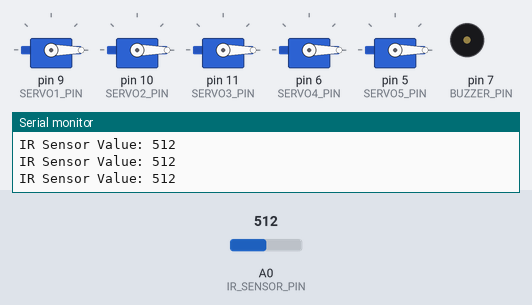
This sketch was run on a simulated Arduino Uno, built with avr-gcc and run on an emulated ATmega328P. Parts: 5 × servo, buzzer (waves = sounding, pin HIGH), the last lines printed to the serial monitor. Inputs (shaded band) come from the test bench; at power-on: A0 (IR_SENSOR_PIN) = 512.

Above: at 2.4 s.
2.5 s: A0 (IR_SENSOR_PIN) set to 481
At 4.0 s:
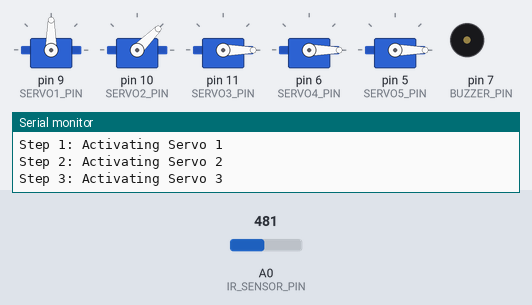
5.5 s: A0 (IR_SENSOR_PIN) set to 510
At 8.24 s:
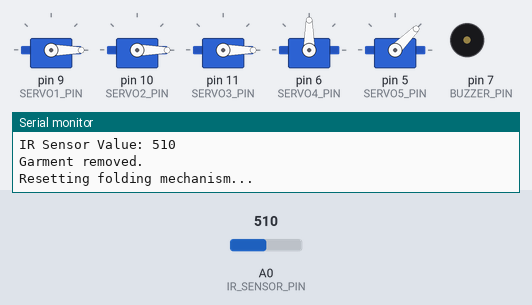
8.5 s: A0 (IR_SENSOR_PIN) set to 490
At 9.6 s:
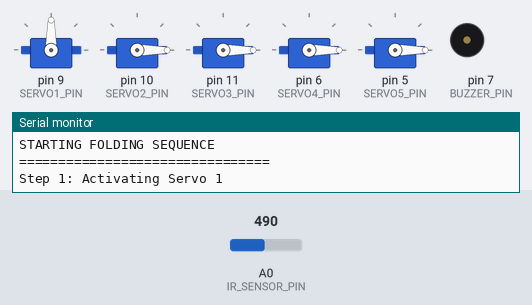
11.5 s: A0 (IR_SENSOR_PIN) set to 511
At 14.4 s:
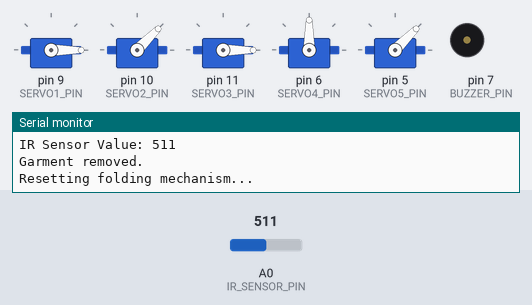
Timing chart, 0 to 15.5 s (numbered marks = the images above; inputs shaded):
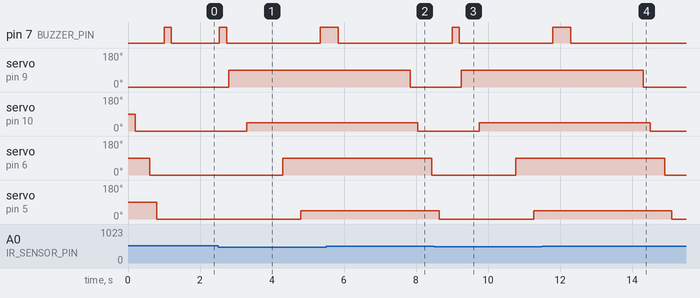

The sketch:

cloth_folder.ino
```cpp
/*
 * ============================================================
 *              CLOTH FOLDING DEVICE
 * ============================================================
 *
 * Controller : Arduino Uno
 * Sensors    : IR Sensor
 * Actuators  : 5 Servo Motors + Buzzer
 *
 * Description:
 * The system detects the presence of a garment using an IR
 * sensor. Once a garment is detected, five servo motors are
 * activated sequentially to perform the predefined folding
 * operation.
 *
 * After completing the folding operation, the system waits
 * for the folded garment to be removed and then returns all
 * servos to their home positions.
 *
 * ============================================================
 */

#include <Servo.h>

// ============================================================
// SERVO OBJECTS
// ============================================================

Servo servo1;
Servo servo2;
Servo servo3;
Servo servo4;
Servo servo5;

// ============================================================
// PIN CONFIGURATION
// ============================================================

// IR sensor
const int IR_SENSOR_PIN = A0;

// Servo pins
const int SERVO1_PIN = 9;
const int SERVO2_PIN = 10;
const int SERVO3_PIN = 11;
const int SERVO4_PIN = 6;
const int SERVO5_PIN = 5;

// Buzzer
const int BUZZER_PIN = 7;

// ============================================================
// IR SENSOR CONFIGURATION
// ============================================================

// Adjust this value according to the actual IR sensor.
const int IR_THRESHOLD = 500;

// ============================================================
// SERVO HOME POSITIONS
// ============================================================
//
// These are the starting positions of the folding mechanism.
// Adjust them according to the mechanical design.
//

const int SERVO1_HOME = 0;
const int SERVO2_HOME = 0;
const int SERVO3_HOME = 0;
const int SERVO4_HOME = 0;
const int SERVO5_HOME = 0;

// ============================================================
// SERVO FOLDING POSITIONS
// ============================================================
//
// These angles define the folding sequence.
//

const int SERVO1_FOLD = 90;
const int SERVO2_FOLD = 45;
const int SERVO3_FOLD = 0;
const int SERVO4_FOLD = 90;
const int SERVO5_FOLD = 45;

// ============================================================
// TIMING CONFIGURATION
// ============================================================

const int SERVO_DELAY = 500;          // Delay between servo movements
const int START_BEEP_TIME = 200;      // Garment detection beep
const int COMPLETE_BEEP_TIME = 500;   // Folding completion beep
const int REMOVE_CLOTH_DELAY = 2000;  // Waiting time
const int SENSOR_DELAY = 100;         // Sensor polling interval

// ============================================================
// FUNCTION: BUZZER BEEP
// ============================================================

void beep(int duration) {

  digitalWrite(BUZZER_PIN, HIGH);
  delay(duration);
  digitalWrite(BUZZER_PIN, LOW);
}

// ============================================================
// FUNCTION: RESET SERVOS
// ============================================================
//
// Moves all servos back to their starting positions.
//

void resetServos() {

  Serial.println("Resetting folding mechanism...");

  servo1.write(SERVO1_HOME);
  delay(200);

  servo2.write(SERVO2_HOME);
  delay(200);

  servo3.write(SERVO3_HOME);
  delay(200);

  servo4.write(SERVO4_HOME);
  delay(200);

  servo5.write(SERVO5_HOME);
  delay(200);

  Serial.println("Mechanism returned to home position.");
}

// ============================================================
// FUNCTION: GARMENT DETECTION
// ============================================================
//
// Reads the analog value from the IR sensor.
//
// Current configuration:
//     IR value < threshold -> garment detected
//
// If your sensor behaves in the opposite direction,
// change '<' to '>'.
//

bool isGarmentDetected() {

  int irValue = analogRead(IR_SENSOR_PIN);

  Serial.print("IR Sensor Value: ");
  Serial.println(irValue);

  if (irValue < IR_THRESHOLD) {
    return true;
  }

  return false;
}

// ============================================================
// FUNCTION: FOLD CLOTH
// ============================================================
//
// Executes the predefined folding sequence.
//
// Servo movement order:
// Servo 1 -> Servo 2 -> Servo 3 -> Servo 4 -> Servo 5
//

void foldCloth() {

  Serial.println();
  Serial.println("================================");
  Serial.println("STARTING FOLDING SEQUENCE");
  Serial.println("================================");

  // ----------------------------------------------------------
  // STEP 1
  // ----------------------------------------------------------

  Serial.println("Step 1: Activating Servo 1");

  servo1.write(SERVO1_FOLD);

  delay(SERVO_DELAY);

  // ----------------------------------------------------------
  // STEP 2
  // ----------------------------------------------------------

  Serial.println("Step 2: Activating Servo 2");

  servo2.write(SERVO2_FOLD);

  delay(SERVO_DELAY);

  // ----------------------------------------------------------
  // STEP 3
  // ----------------------------------------------------------

  Serial.println("Step 3: Activating Servo 3");

  servo3.write(SERVO3_FOLD);

  delay(SERVO_DELAY);

  // ----------------------------------------------------------
  // STEP 4
  // ----------------------------------------------------------

  Serial.println("Step 4: Activating Servo 4");

  servo4.write(SERVO4_FOLD);

  delay(SERVO_DELAY);

  // ----------------------------------------------------------
  // STEP 5
  // ----------------------------------------------------------

  Serial.println("Step 5: Activating Servo 5");

  servo5.write(SERVO5_FOLD);

  delay(SERVO_DELAY);

  // ----------------------------------------------------------
  // FOLDING COMPLETE
  // ----------------------------------------------------------

  Serial.println();
  Serial.println("================================");
  Serial.println("FOLDING SEQUENCE COMPLETED");
  Serial.println("================================");

  // Completion beep
  beep(COMPLETE_BEEP_TIME);
}

// ============================================================
// FUNCTION: WAIT FOR GARMENT REMOVAL
// ============================================================

void waitForGarmentRemoval() {

  Serial.println("Waiting for folded garment to be removed...");

  delay(REMOVE_CLOTH_DELAY);

  /*
   * Wait until the IR sensor no longer detects the garment.
   *
   * This prevents the system from immediately starting another
   * folding cycle while the previous garment is still present.
   */

  while (isGarmentDetected()) {

    Serial.println("Garment still detected.");
    delay(500);
  }

  Serial.println("Garment removed.");
}

// ============================================================
// SETUP
// ============================================================

void setup() {

  // Start Serial Monitor
  Serial.begin(9600);

  // Configure buzzer
  pinMode(BUZZER_PIN, OUTPUT);

  digitalWrite(BUZZER_PIN, LOW);

  // Attach servo motors
  servo1.attach(SERVO1_PIN);
  servo2.attach(SERVO2_PIN);
  servo3.attach(SERVO3_PIN);
  servo4.attach(SERVO4_PIN);
  servo5.attach(SERVO5_PIN);

  // Move all servos to starting positions
  resetServos();

  // Startup beep
  beep(200);

  Serial.println();
  Serial.println("================================");
  Serial.println("     CLOTH FOLDING DEVICE");
  Serial.println("================================");
  Serial.println("System initialized successfully.");
  Serial.println("Waiting for garment...");
  Serial.println();
}

// ============================================================
// MAIN LOOP
// ============================================================

void loop() {

  // ----------------------------------------------------------
  // CHECK FOR GARMENT
  // ----------------------------------------------------------

  if (isGarmentDetected()) {

    Serial.println();
    Serial.println("Garment detected!");
    Serial.println("Initiating folding operation...");

    // Detection beep
    beep(START_BEEP_TIME);

    // --------------------------------------------------------
    // EXECUTE FOLDING SEQUENCE
    // --------------------------------------------------------

    foldCloth();

    // --------------------------------------------------------
    // WAIT FOR USER TO REMOVE FOLDED GARMENT
    // --------------------------------------------------------

    waitForGarmentRemoval();

    // --------------------------------------------------------
    // RESET MECHANISM
    // --------------------------------------------------------

    resetServos();

    Serial.println();
    Serial.println("System ready for the next garment.");
    Serial.println("--------------------------------");
  }

  // Small delay before checking sensor again
  delay(SENSOR_DELAY);
}
```

Measured:
- the behaviour switches between 500 and 499 on A0 (IR_SENSOR_PIN) (found by bisection; images 0 and 1)
- after the input at 2.5 s, pin 7 (BUZZER_PIN): LOW → HIGH at once, → LOW 0.20 s later, → HIGH 2.6 s later; servo on pin 9 (SERVO1_PIN): 0° → 90° after 0.30 s; servo on pin 10 (SERVO2_PIN): 0° → 45° after 0.80 s; servo on pin 6 (SERVO4_PIN): 0° → 90° after 1.8 s; servo on pin 5 (SERVO5_PIN): 0° → 45° after 2.3 s
- after the input at 5.5 s, servo on pin 9 (SERVO1_PIN): 90° → 0° after 2.3 s; servo on pin 10 (SERVO2_PIN): 45° → 0° after 2.5 s; servo on pin 6 (SERVO4_PIN): 90° → 0° after 2.9 s
- after the input at 8.5 s, pin 7 (BUZZER_PIN): LOW → HIGH after 0.50 s, → LOW 0.20 s later; servo on pin 9 (SERVO1_PIN): 0° → 90° after 0.76 s; servo on pin 10 (SERVO2_PIN): 0° → 45° after 1.3 s; servo on pin 6 (SERVO4_PIN): 0° → 90° after 2.3 s
- after the input at 11.5 s, servo on pin 9 (SERVO1_PIN): 90° → 0° after 2.8 s; servo on pin 10 (SERVO2_PIN): 45° → 0° after 3.0 s; servo on pin 6 (SERVO4_PIN): 90° → 0° after 3.4 s; servo on pin 5 (SERVO5_PIN): 45° → 0° after 3.6 s
